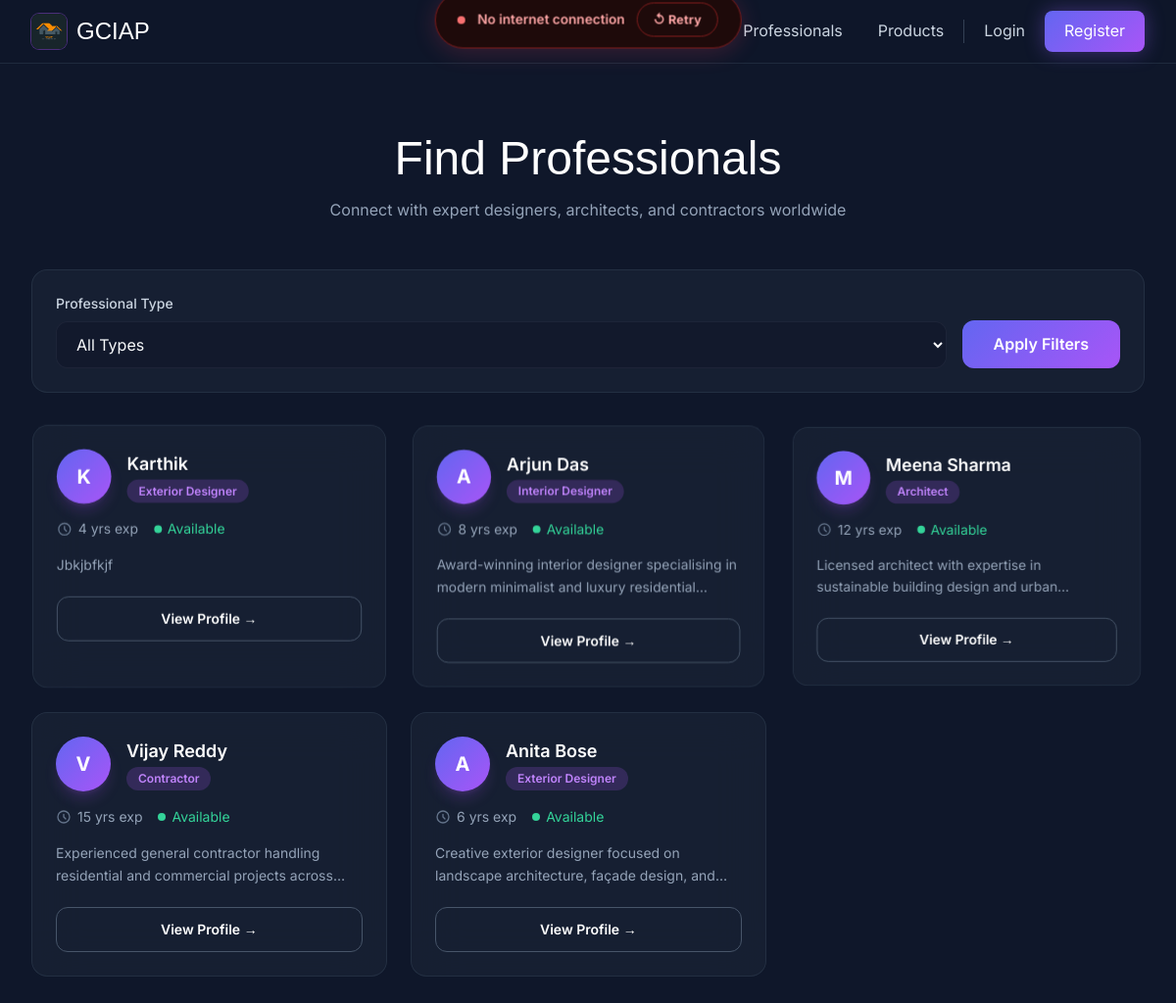
/professionals/, run on the app's committed database.
### professionals/models.py (models this page shows, shortened)
class Professional(models.Model):
    PROFESSIONAL_TYPES = [
        ('interior_designer', 'Interior Designer'),
        ('exterior_designer', 'Exterior Designer'),
        ('architect', 'Architect'),
        ('worker', 'Worker'),
        ('contractor', 'Contractor'),
    ]
    user = models.OneToOneField(User, on_delete=models.CASCADE)
    professional_type = models.CharField(max_length=20, choices=PROFESSIONAL_TYPES)
    bio = models.TextField()
    experience_years = models.IntegerField(default=0)
    phone = models.CharField(max_length=15)
    address = models.TextField()
    is_available = models.BooleanField(default=True)
    created_at = models.DateTimeField(auto_now_add=True)
    updated_at = models.DateTimeField(auto_now=True)

### professionals/views.py (the view)
# urls.py: path('professionals/', views.professional_list, name='professional_list'),
def professional_list(request):
    prof_type = request.GET.get('type', '')
    professionals = Professional.objects.filter(is_available=True)
    if prof_type:
        professionals = professionals.filter(professional_type=prof_type)
    type_labels = {
        'interior_designer': 'Interior Designers',
        'exterior_designer': 'Exterior Designers',
        'architect':         'Architects',
        'worker':            'Workers',
        'contractor':        'Contractors',
    }
    selected_type_label = type_labels.get(prof_type, '')
    return render(request, 'professionals/professional_list.html', {
        'professionals':      professionals,
        'prof_type':          prof_type,
        'selected_type_label': selected_type_label,
    })

### users/context_processors.py (called while the page is built, shortened)
def role_context(request):
    context = {
        'user_role': None,
        'is_admin': False,
        'is_professional': False,
        'is_customer': False,
        'ROLE_ADMIN': ROLE_ADMIN,
        'ROLE_PROFESSIONAL': ROLE_PROFESSIONAL,
        'ROLE_CUSTOMER': ROLE_CUSTOMER,
    }
    return context

### templates/professionals/professional_list.html (shortened to what this page needs)
{% extends 'base/base.html' %}
{% load static %}
{% block content %}
<div class="py-12 px-4 sm:px-6 lg:px-8">
<div class="max-w-7xl mx-auto">
    <div class="text-center mb-12">
        <h1 class="animate-item font-boa text-4xl md:text-5xl text-gradient mb-4">Find Professionals</h1>
        <p class="animate-item text-slate-400 max-w-2xl mx-auto">Connect with expert designers, architects, and contractors worldwide</p>
    </div>
    <div class="animate-item mb-8">
        <form method="get" class="bg-slate-800/50 backdrop-blur-xl rounded-2xl border border-slate-700/50 p-6">
            <div class="flex flex-wrap gap-4 items-end">
                <div class="flex-1 min-w-[200px]">
                    <label class="block text-sm font-medium text-slate-300 mb-2">Professional Type</label>
                    <select name="type" class="w-full px-4 py-3 rounded-xl bg-slate-900/50 border border-slate-600 text-white focus:outline-none focus:ring-2 focus:ring-purple-500 transition-all duration-300">
                        <option value="">All Types</option>
                    </select>
                </div>
                <button type="submit" class="px-8 py-3 rounded-xl gradient-primary text-white font-semibold hover:opacity-90 transition-all duration-300">
                    Apply Filters
                </button>
            </div>
        </form>
    </div>
    <div id="professional-section" class="sk-section">
        <div class="sk-content">
            {% if professionals %}
                <div class="grid grid-cols-1 md:grid-cols-2 lg:grid-cols-3 gap-6">
                    {% for professional in professionals %}
                    <div data-sk-item
                         class="animate-item group bg-slate-800/50 backdrop-blur-xl rounded-2xl border border-slate-700/50
                                 overflow-hidden hover:border-purple-500/50 transition-all duration-500 hover-lift card-shine">
                        <div class="p-6">
                            <div class="flex items-center gap-4 mb-4">
                                <div class="w-14 h-14 rounded-full gradient-primary flex items-center justify-center
                                            text-xl font-bold text-white shrink-0 shadow-lg shadow-purple-500/20">
                                    {{ professional.user.username|slice:":1"|upper }}
                                </div>
                                <div>
                                    <h3 class="text-lg font-semibold text-white group-hover:text-purple-400 transition-colors">
                                        {{ professional.user.get_full_name|default:professional.user.username }}
                                    </h3>
                                    <span class="inline-block px-3 py-1 text-xs rounded-full bg-purple-500/20 text-purple-400 font-semibold mt-0.5">
                                        {{ professional.get_professional_type_display }}
                                    </span>
                                </div>
                            </div>
                            <div class="flex items-center gap-4 mb-4 text-sm text-slate-400">
                                <div class="flex items-center gap-1.5">
                                    <svg class="w-4 h-4 text-slate-500" fill="none" stroke="currentColor" viewBox="0 0 24 24">
                                        <path stroke-linecap="round" stroke-linejoin="round" stroke-width="2"
                                              d="M12 8v4l3 3m6-3a9 9 0 11-18 0 9 9 0 0118 0z"/>
                                    </svg>
                                    <span>{{ professional.experience_years }} yrs exp</span>
                                </div>
                                <div class="flex items-center gap-1.5">
                                    <span class="w-2 h-2 rounded-full
                                        {% if professional.is_available %}bg-emerald-400{% else %}bg-rose-400{% endif %}">
                                    </span>
                                    <span class="{% if professional.is_available %}text-emerald-400{% else %}text-rose-400{% endif %}">
                                        {% if professional.is_available %}Available{% else %}Busy{% endif %}
                                    </span>
                                </div>
                            </div>
                            <p class="text-slate-400 text-sm mb-5 line-clamp-2 leading-relaxed">
                                {{ professional.bio|truncatewords:20 }}
                            </p>
                            <a href="{% url 'professionals:professional_detail' professional.id %}"
                               class="block w-full py-3 text-center rounded-xl border border-slate-600 text-white font-semibold text-sm
                                      hover:bg-slate-700/50 hover:border-purple-500 hover:text-purple-400 transition-all duration-300">
                                View Profile →
                            </a>
                        </div>
                    </div>
                    {% endfor %}
                </div>
            {% endif %}
        </div>
    </div>
</div>
</div>
{% endblock %}

### static/css/base.css (style rules this page uses)
:root { --primary-gradient: linear-gradient(135deg, #6366f1 0%, #a855f7 100%); --surface-dark: #020617; --surface-light: #1e293b; --glass-bg: rgba(30, 41, 59, 0.4); --glass-border: rgba(255, 255, 255, 0.05); --text-primary: #f8fafc; --text-secondary: #94a3b8; --accent-color: #8b5cf6; }
* { margin: 0; padding: 0; box-sizing: border-box; }
body { font-family: 'Inter', sans-serif; line-height: 1.6; color: var(--text-primary); background-color: var(--surface-dark); }
.gradient-primary { background: var(--primary-gradient); }
.font-boa { font-family: 'BoaConstruktorBold', sans-serif; }
.hover-lift { transition: transform 0.3s ease, box-shadow 0.3s ease; }
input, textarea, select { background-color: rgba(15, 23, 42, 0.6) !important; border: 1px solid var(--glass-border) !important; color: var(--text-primary) !important; padding: 0.75rem 1rem; border-radius: 0.75rem; width: 100%; transition: all 0.3s ease; }
.sk-section { position: relative; }
.sk-content { opacity: 0; transition: opacity 0.45s ease; }
.sk-content.sk-visible { opacity: 1; }

### data on the page
Professional: user.username "K", user.get_full_name "Karthik", professional_type "Exterior Designer", experience_years "4", is_available True (drawn), bio "Jbkjbfkjf"
Professional: user.username "A", user.get_full_name "Arjun Das", professional_type "Interior Designer", experience_years "8", is_available True (drawn), bio "Award-winning interior designer specialising in modern minimalist and luxury…"
Professional: user.username "M", user.get_full_name "Meena Sharma", professional_type "Architect", experience_years "12", is_available True (drawn), bio "Licensed architect with expertise in sustainable building design and…"
Professional: user.username "V", user.get_full_name "Vijay Reddy", professional_type "Contractor", experience_years "15", is_available True (drawn), bio "Experienced general contractor handling residential and commercial projects…"
Professional: user.username "A", user.get_full_name "Anita Bose", professional_type "Exterior Designer", experience_years "6", is_available True (drawn), bio "Creative exterior designer focused on landscape architecture, façade design,…"
